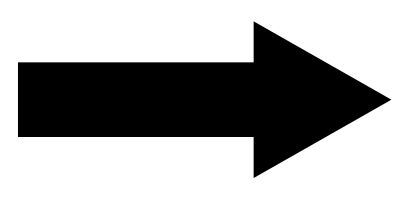
#> input picture image_rec/src/map_arrow.png, 415 x 197 px
$ python edge_test.py
#> lines starting #> are read from the running program, lines starting #| are printed output that depends on the picture; after the words box and inside, x2 and y2 are one past the last pixel; in counts of white or black regions, pixels touching at a corner belong together
# -*- coding: utf-8 -*-
import glob
import cv2
import image_rec
import numpy as np

# 特徴点マッチングに使用する点数
point_num = 10

# 閾値
threathold = 50

# エッジ検出の閾値
sigma = 0.7  # 0.33
min_val = 10
max_val = 50

# テンプレート画像
map_img = cv2.imread("./src/map_arrow.png", 0)
#> map_img is the input picture: shape (197, 415); min 0, max 255, mean 166.5
med_val = np.median(map_img)
#> med_val = 255
min_val = int(max(0, (1.0 - sigma) * med_val))
#> min_val = 76
max_val = int(max(255, (1.0 + sigma) * med_val))
#> max_val = 433
map_edge = cv2.Canny(map_img, min_val, max_val)
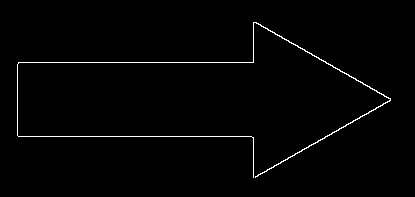
#> map_edge: shape (197, 415); 1.3% white in thin lines or dots, all inside (x1, y1, x2, y2) = (17, 22, 391, 178)
#map_ret, map_thresh_img = cv2.threshold(map_img, threathold, 1, cv2.THRESH_BINARY)
#map_edge = map_edge * map_thresh_img
#> (the run stopped early here; a loop or call above may not have finished)

$ run again, with image_rec/src/left_arrow.png copied over image_rec/src/map_arrow.png
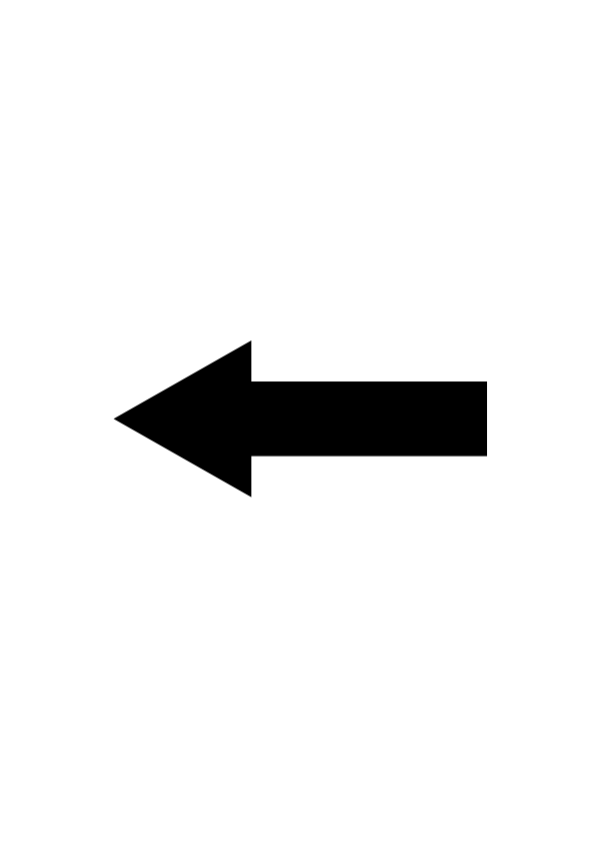
#> input picture image_rec/src/left_arrow.png, 595 x 841 px
#> map_img is the input picture: shape (841, 595); min 0, max 255, mean 240.5
#> med_val = 255
#> min_val = 76
#> max_val = 433
#> `map_edge = cv2.Canny(map_img, min_val, max_val)`:
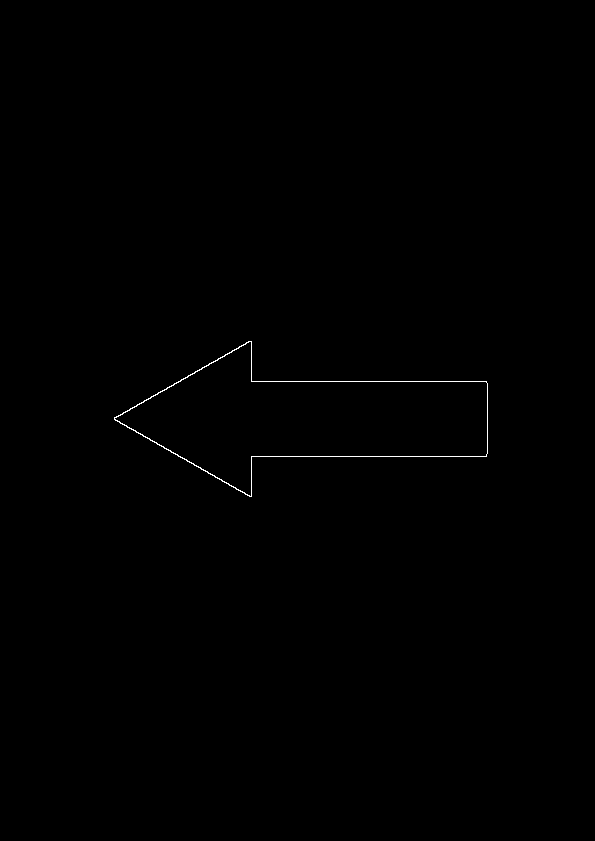
#> map_edge: shape (841, 595); 0.21% white in thin lines or dots, all inside (x1, y1, x2, y2) = (114, 341, 488, 497)

$ run again, with image_rec/src/right_arrow.png copied over image_rec/src/map_arrow.png
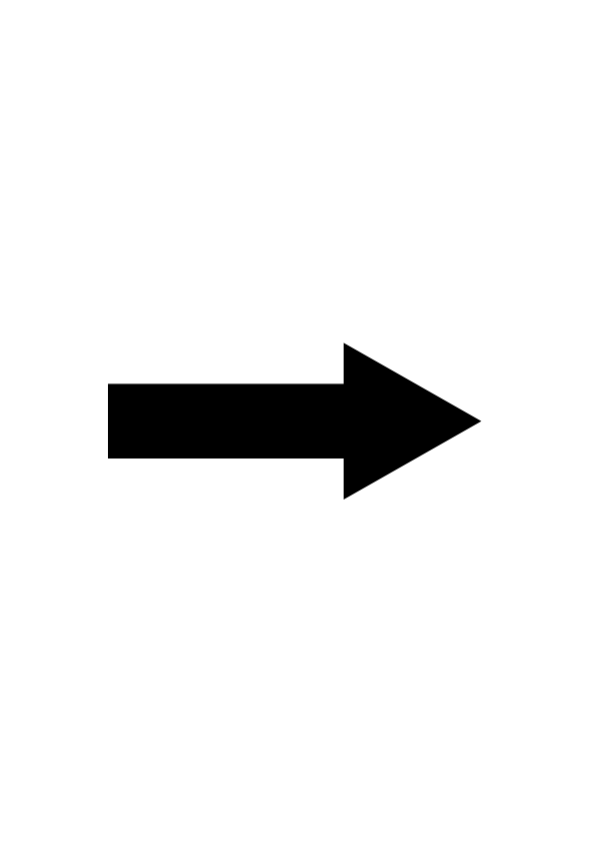
#> input picture image_rec/src/right_arrow.png, 595 x 841 px
#> map_img is the input picture: shape (841, 595); min 0, max 255, mean 240.5
#> med_val = 255
#> min_val = 76
#> max_val = 433
#> `map_edge = cv2.Canny(map_img, min_val, max_val)`:
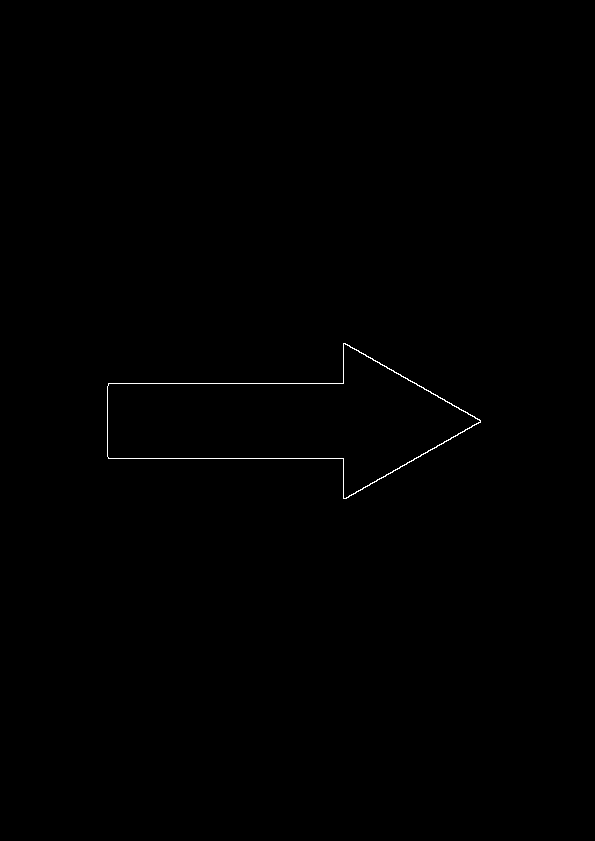
#> map_edge: shape (841, 595); 0.21% white in thin lines or dots, all inside (x1, y1, x2, y2) = (107, 343, 481, 499)
